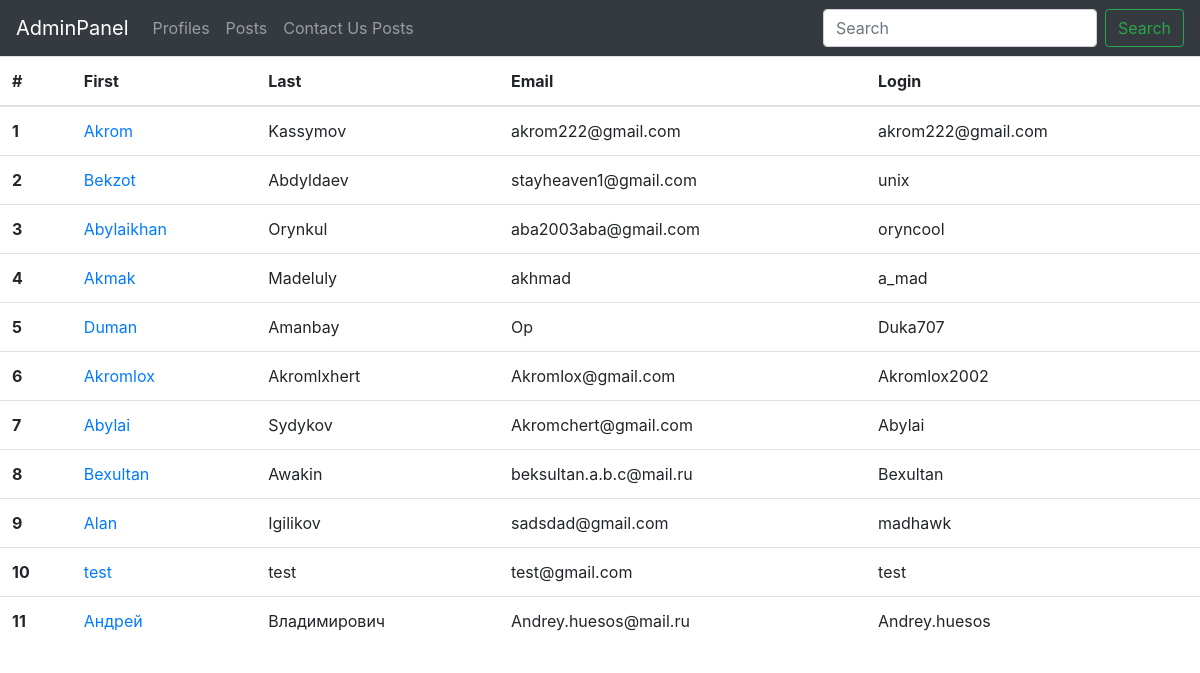
Page /admin/profiles (signed in) on the earlier database version.
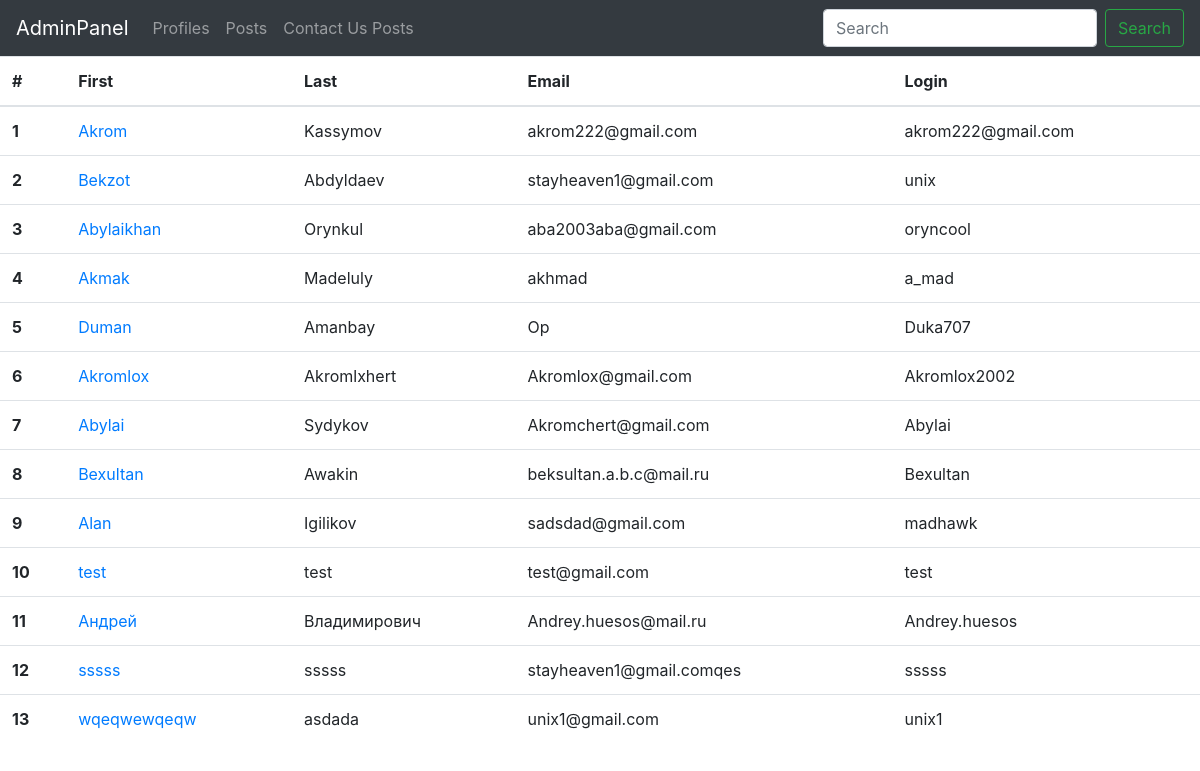
Same page on the later database version.
### models.py (models this page shows, shortened)
class User(UserMixin,db.Model):
    id = db.Column(db.Integer, primary_key=True)
    name = db.Column(db.String(80), nullable=False)
    surname = db.Column(db.String(120))
    email = db.Column(db.String(120), unique=True, nullable=False)
    password = db.Column(db.String(120), nullable=False)
    login = db.Column(db.String(20), unique=True, nullable=False)
    teacherId = db.Column(db.Integer, nullable=True)
    teacher = db.Column(db.Boolean, nullable=False)
    admin = db.Column(db.Boolean, nullable=True)
    q1 = db.Column(db.Boolean, nullable=False)
    q2 = db.Column(db.Boolean, nullable=False)
    q3 = db.Column(db.Boolean, nullable=False)
    q4 = db.Column(db.Boolean, nullable=False)
    q5 = db.Column(db.Boolean, nullable=False)
    q6 = db.Column(db.Boolean, nullable=False)
    q7 = db.Column(db.Boolean, nullable=False)
    q8 = db.Column(db.Boolean, nullable=False)
    q9 = db.Column(db.Boolean, nullable=False)
    q10 = db.Column(db.Boolean, nullable=False)

### admin.py (the view)
@admin.route('/profiles')
@login_required
def profiles():
    if current_user.admin == True:
        users=User.query.all()
        return render_template('adminIndex.html',users=users)
    else:
        return '''You don't have permisions'''

### app.py (called while the page is built)
@login_manager.user_loader
def load_user(user_id):
	return User.query.get(int(user_id))

### adminTemplates/adminIndex.html (shortened to what this page needs)
{%extends 'base.html'%}
{%block body%}
<table class="table">
    <thead>
      <tr>
        <th scope="col">#</th>
        <th scope="col">First</th>
        <th scope="col">Last</th>
        <th scope="col">Email</th>
        <th scope="col">Login</th>
      </tr>
    </thead>
    <tbody>
        {%for user in users%}
      <tr>
        <th scope="row">{{user.id}}</th>
        <td><a href="{{url_for('profile', id=user.id)}}">{{user.name}}</a></td>
        <td>{{user.surname}}</td>
        <td>{{user.email}}</td>
        <td>{{user.login}}</td>
      </tr>
        {%endfor%}
    </tbody>
  </table>
{%endblock%}

Differences in the rows shown:
added User: id "12", name "sssss", surname "sssss", email "stayheaven1@gmail.comqes", login "sssss"
added User: id "13", name "wqeqwewqeqw", surname "asdada", email "unix1@gmail.com", login "unix1"
